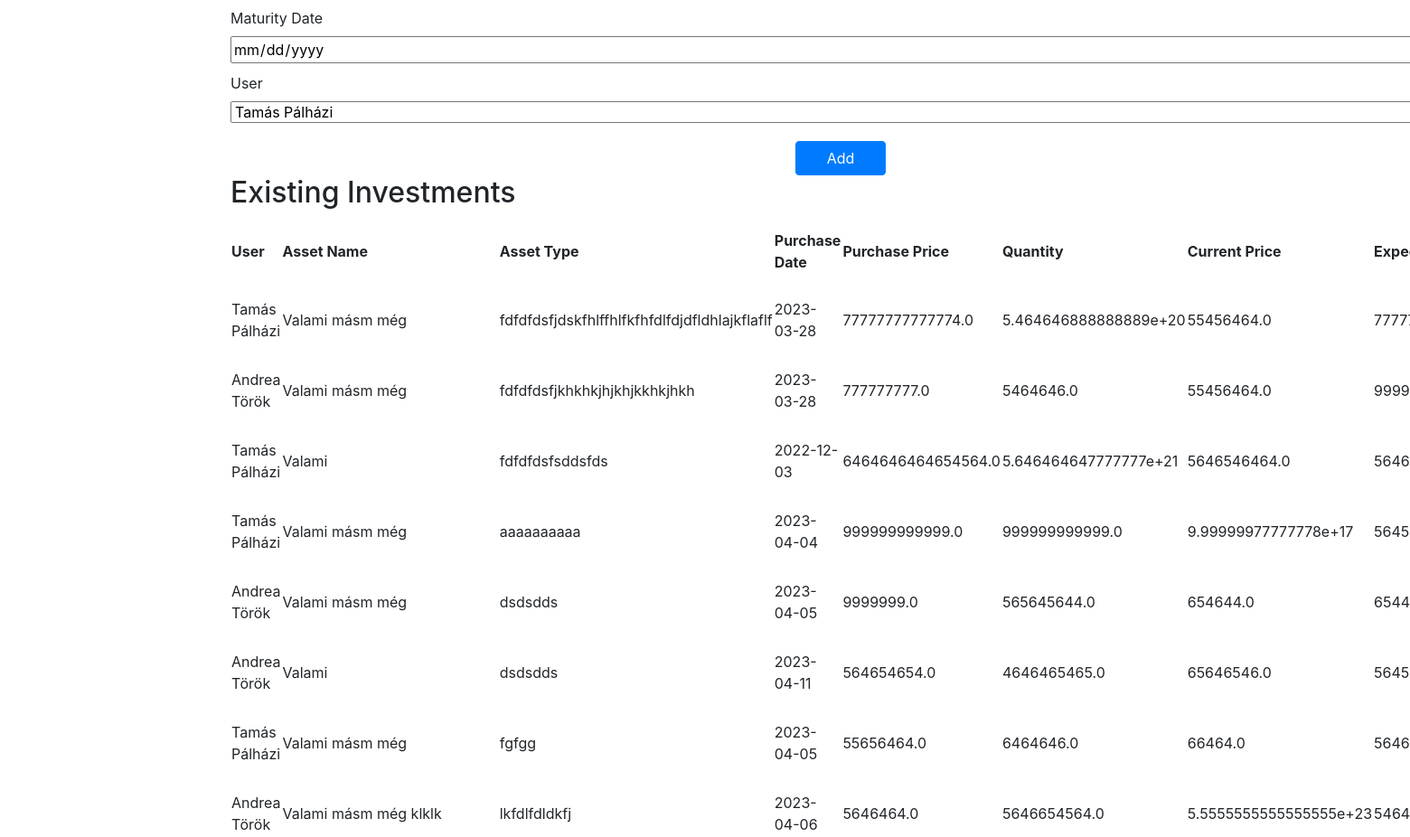
Before: /create-investment (signed in, middle part) with the older database file.
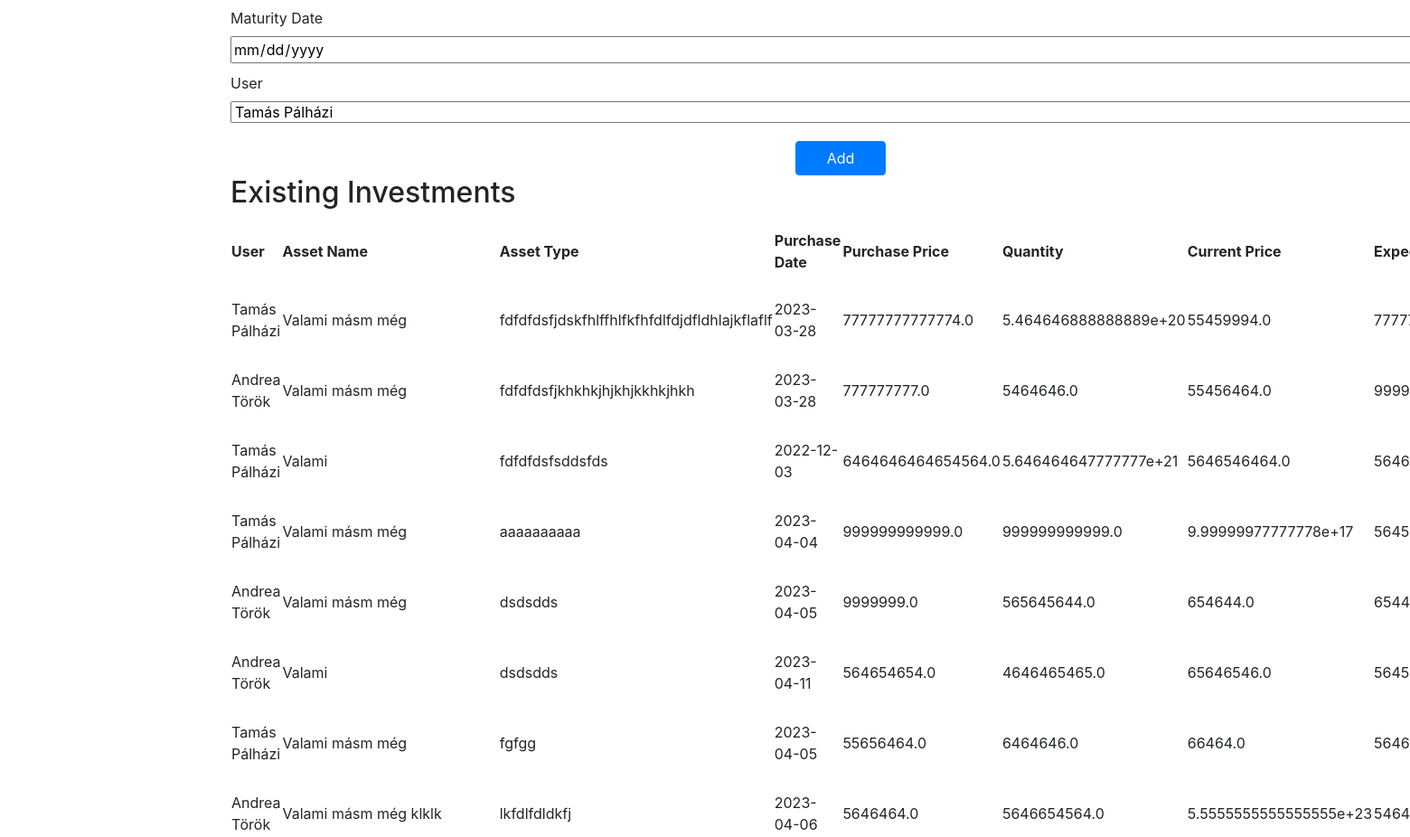
After: the same page with the newer database file.
### website/models.py (models this page shows)
class Investment(db.Model):
    id = db.Column(db.Integer, primary_key=True)
    asset_name = db.Column(db.String(150))
    asset_type = db.Column(db.String(150))
    purchase_date = db.Column(db.DateTime(timezone=True))
    purchase_price = db.Column(db.Float)
    quantity = db.Column(db.Float)
    current_price = db.Column(db.Float)
    expected_interest_amount = db.Column(db.Float)
    interest_payment_date = db.Column(db.DateTime(timezone=True))
    maturity_date = db.Column(db.DateTime(timezone=True))
    user_id = db.Column(db.Integer, db.ForeignKey('user.id'))
    user = db.relationship('User', back_populates='investments')
    snapshots = db.relationship('InvestmentSnapshot', back_populates='investment')

class User(db.Model, UserMixin):
    id = db.Column(db.Integer, primary_key=True)
    email = db.Column(db.String(150), unique=True)
    password = db.Column(db.String(150))
    first_name = db.Column(db.String(150))
    second_name = db.Column(db.String(150))
    notes = db.relationship('Note')
    is_approved = db.Column(db.Boolean, default=False)

### website/views.py (the view, shortened to what this page needs)
@views.route('/create-investment', methods=['GET', 'POST'])
@login_required
def create_investment():
    users = User.query.all()
    user_investments = Investment.query.all()
    return render_template("create_investment.html", user_investments=user_investments, user=current_user, users=users)

### website/__init__.py (called while the page is built)
def create_app():
    app = Flask(__name__)
    app.config['SECRET_KEY'] = 'hjshjhdjah kjshkjdhjs'
    app.config['SQLALCHEMY_DATABASE_URI'] = f'sqlite:///{DB_NAME}'
    db.init_app(app)
    from .views import views
    from .auth import auth
    app.register_blueprint(views, url_prefix='/')
    app.register_blueprint(auth, url_prefix='/')
    from .models import User, Note
    with app.app_context():
        db.create_all()
    login_manager = LoginManager()
    login_manager.login_view = 'auth.login'
    login_manager.init_app(app)
    @login_manager.user_loader
    def load_user(id):
        return User.query.get(int(id))
    return app

### website/templates/create_investment.html (shortened to what this page needs)
{% extends "base.html" %}
{% block content %}
<div class="container">
    <div class="container">
        <form action="{{ url_for('views.create_investment') }}" method="post">
            <label for="maturityDate">Maturity Date</label>
            <input type="date" name="maturityDate" id="maturityDate" required>
            <label for="user">User</label>
            <select name="user" id="user" required>
                {% for user in users %}
                <option value="{{ user.id }}">{{ user.first_name }} {{ user.second_name }}</option>
                {% endfor %}
            </select>
            <button type="submit" class="btn btn-primary">Add</button>
        </form>
        <h2>Existing Investments</h2>
        <table>
            <thead>
                <tr><th>User</th>
                    <th>Asset Name</th>
                    <th>Asset Type</th>
                    <th>Purchase Date</th>
                    <th>Purchase Price</th>
                    <th>Quantity</th>
                    <th>Current Price</th>
                    <th>Expected Interest Amount</th>
                </tr>
            </thead>
            <tbody>
                {% for investment in user_investments %}
                    <tr>
                        <td>{{ investment.user.first_name }} {{ investment.user.second_name }}</td>
                        <td>{{ investment.asset_name }}</td>
                        <td>{{ investment.asset_type }}</td>
                        <td>{{ investment.purchase_date.strftime('%Y-%m-%d') }}</td>
                        <td>{{ investment.purchase_price }}</td>
                        <td>{{ investment.quantity }}</td>
                        <td>{{ investment.current_price }}</td>
                        <td>{{ investment.expected_interest_amount }}</td>
                    </tr>
                {% endfor %}
            </tbody>
        </table>
    </div>
{% endblock %}

Changed rows visible on the page:
changed Investment "fdfdfdsfjdskfhlffhlfkfhfdlfdjdfldhlajkflaflf": current_price "55456464.0" → "55459994.0"
